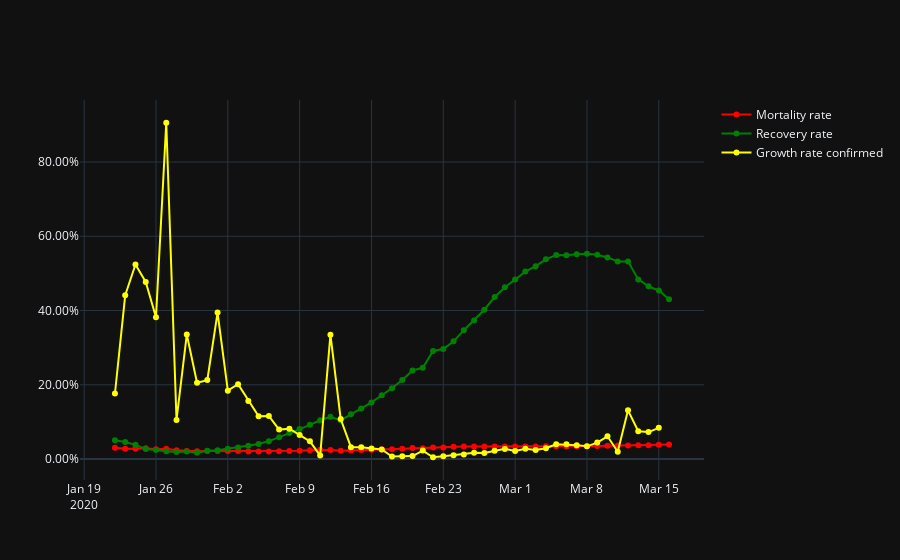

Here is the notebook cell this chart was saved with:
### Code cell
plot_diff_metrics(world_df).show()
